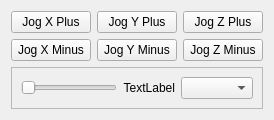
      <widget class="QWidget" name="tab_5">
       <attribute name="title">
        <string>Jog</string>
       </attribute>
       <layout class="QGridLayout" name="gridLayout_7">
        <item row="0" column="1">
         <widget class="QPushButton" name="jog_plus_pb_1">
          <property name="text">
           <string>Jog Y Plus</string>
          </property>
         </widget>
        </item>
        <item row="1" column="0">
         <widget class="QPushButton" name="jog_minus_pb_0">
          <property name="text">
           <string>Jog X Minus</string>
          </property>
         </widget>
        </item>
        <item row="1" column="2">
         <widget class="QPushButton" name="jog_minus_pb_2">
          <property name="text">
           <string>Jog Z Minus</string>
          </property>
         </widget>
        </item>
        <item row="0" column="0">
         <widget class="QPushButton" name="jog_plus_pb_0">
          <property name="text">
           <string>Jog X Plus</string>
          </property>
         </widget>
        </item>
        <item row="1" column="1">
         <widget class="QPushButton" name="jog_minus_pb_1">
          <property name="text">
           <string>Jog Y Minus</string>
          </property>
         </widget>
        </item>
        <item row="0" column="2">
         <widget class="QPushButton" name="jog_plus_pb_2">
          <property name="text">
           <string>Jog Z Plus</string>
          </property>
         </widget>
        </item>
        <item row="2" column="0" colspan="3">
         <widget class="QFrame" name="frame">
          <property name="frameShape">
           <enum>QFrame::StyledPanel</enum>
          </property>
          <property name="frameShadow">
           <enum>QFrame::Raised</enum>
          </property>
          <layout class="QGridLayout" name="gridLayout_8">
           <item row="0" column="3">
            <widget class="QComboBox" name="jog_modes_cb"/>
           </item>
           <item row="0" column="2">
            <widget class="QLabel" name="jog_vel_lb">
             <property name="text">
              <string>TextLabel</string>
             </property>
             <property name="alignment">
              <set>Qt::AlignRight|Qt::AlignTrailing|Qt::AlignVCenter</set>
             </property>
            </widget>
           </item>
           <item row="0" column="0">
            <widget class="QSlider" name="jog_vel_sl">
             <property name="orientation">
              <enum>Qt::Horizontal</enum>
             </property>
            </widget>
           </item>
          </layout>
         </widget>
        </item>
       </layout>
      </widget>
